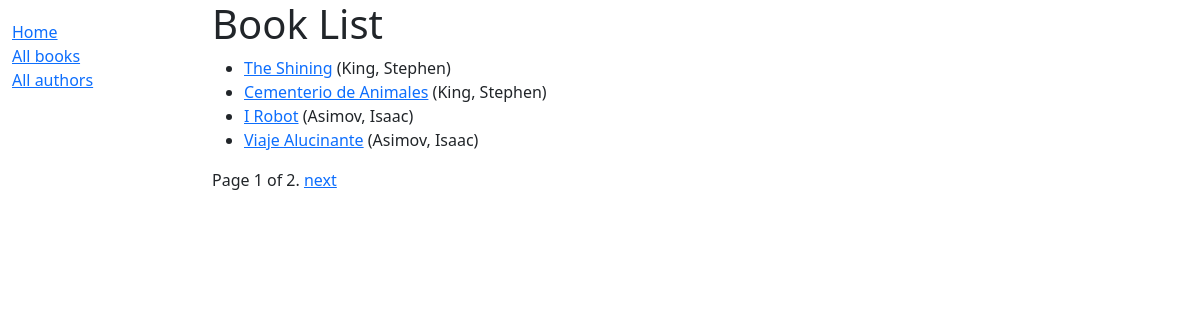
/catalog/books/, run on the app's committed database.
### catalog/models.py (models this page shows, shortened)
class Book(models.Model):
    title = models.CharField(max_length=200)
    author = models.ForeignKey("Author", on_delete=models.RESTRICT, null=True)
    summary = models.TextField(
        max_length=1000, help_text="Enter a brief description of the book")
    isbn = models.CharField(
        "ISBN",
        max_length=13,
        unique=True,
        help_text=(
            "13 Character "
            "<a href='https://www.isbn-international.org/content/what-isbn'>"
            "ISBN number</a>"
        )
    )
    genre = models.ManyToManyField(Genre, help_text=(
            "Select a genre for this book"
            )
        )
    language = models.ForeignKey("Language",
                                 on_delete=models.SET_NULL, null=True)
    def get_absolute_url(self):
        return reverse("book-detail", args=[str(self.id)])
    def display_genre(self):
        """Create a string for the Genre. This is required to display genre in Admin."""
        return ', '.join(genre.name for genre in self.genre.all()[:3])
    display_genre.short_description = 'Genre'

class Author(models.Model):
    first_name = models.CharField(max_length=100)
    last_name = models.CharField(max_length=100)
    date_of_birth = models.DateField("birth", null=True, blank=True)
    date_of_death = models.DateField("Died", null=True, blank=True)
    class Meta:
        ordering = ["last_name", "first_name"]
    def __str__(self):
        return f"{self.last_name}, {self.first_name}"

### catalog/views.py (the view)
# urls.py: path("books/", views.BookListView.as_view(), name="books"),
class BookListView(generic.ListView):
    model = Book
    context_object_name = "book_list"
    template_name = "books/book_list.html"
    paginate_by = 4
    def get_queryset(self):
        return Book.objects.all()
    def get_context_data(self, **kwargs):
        context = super(BookListView, self).get_context_data(**kwargs)
        context["some_data"] = "This is just some data"
        return context

### catalog/templates/books/book_list.html
{% extends "base_generic.html" %}
{% block content %}
<h1>Book List</h1>
{% if book_list %}
  <ul>
  {% for book in book_list %}
    <li><a href="{{ book.get_absolute_url }}">{{ book.title }}</a>
    ({{ book.author }})
    </li>
  {% endfor %}
  </ul>
{% else %}
  <p>There are no books in the library.</p>
{% endif %}
{% endblock %}

### data on the page
Book: title "The Shining", author "King, Stephen"
Book: title "Cementerio de Animales", author "King, Stephen"
Book: title "I Robot", author "Asimov, Isaac"
Book: title "Viaje Alucinante", author "Asimov, Isaac"

### other printed values
{{ page_obj.number }} "1"
{{ page_obj.paginator.num_pages }} "2"
